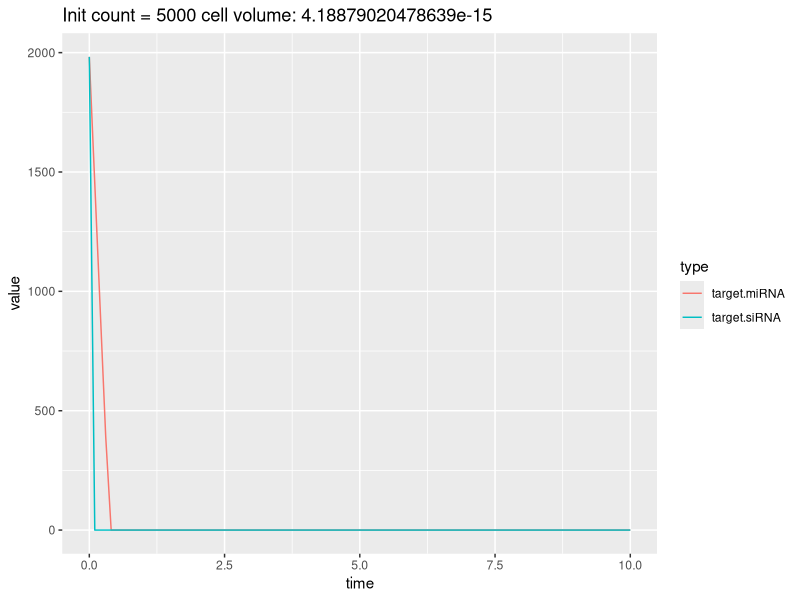
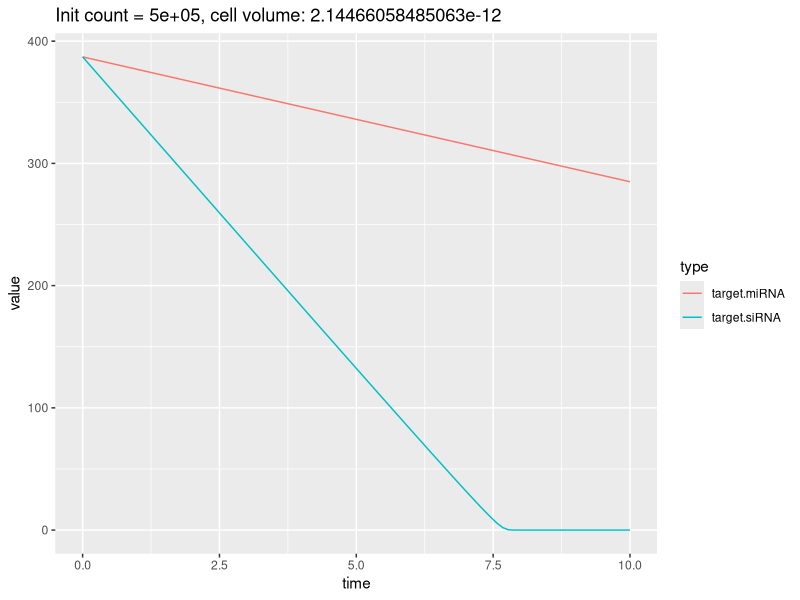

Source code (R) for these figures, in order: (Note: this script raises an error after producing the figures.)
## ---- chunk 1
library(deSolve)
library(tidyverse)
## ---- chunk 2
nanomole <- 6.022e14

params_miRNA_base <- c(
  K_M = 1.7,
  k_cat = 7.8e-2,
  k_on = 3.9e8,
  E_0_amount = 1.7e5 / nanomole)

params_siRNA_base <- params_miRNA_base
params_siRNA_base["k_cat"] <- params_siRNA_base["k_cat"] * 5

params_miRNA_base["k_off"] <- params_miRNA_base["K_M"] * params_miRNA_base["k_on"] - params_miRNA_base["k_cat"]
params_siRNA_base["k_off"] <- params_miRNA_base["K_M"] * params_miRNA_base["k_on"] - params_miRNA_base["k_cat"]

RNA_count_normal <- 5000
cell_radius <- 10e-6 
cell_volume <- (4/3)*pi* cell_radius^3

RNA_count_oocyte <- 5e5
oocyte_radius <- 80e-6 
oocyte_volume <- (4/3)*pi* oocyte_radius^3

times <- seq(0,10, length.out = 100)

## ---- chunk 3


mm_cleaveage <- function(t, state, parameters) {
  with(as.list(c(state, parameters)), {
    V_max <- k_cat * (E_0_amount / cell_volume)
    rate_product <- (V_max * target) / (K_M + target)
    list(-rate_product)
  })
}


params_miRNA <- params_miRNA_base
params_miRNA["cell_volume"] <- cell_volume

params_siRNA <- params_siRNA_base
params_siRNA["cell_volume"] <- cell_volume

state <- c(target = RNA_count_normal / (nanomole * cell_volume))

out.miRNA <- ode(y = state, times = times, func = mm_cleaveage, parms = params_miRNA)
out.siRNA <- ode(y = state, times = times, func = mm_cleaveage, parms = params_siRNA)

out.miRNA %>% as.data.frame() %>% rename(target.miRNA = target) %>% mutate(target.siRNA = out.siRNA[,"target"]) %>% gather("type", "value", -time) %>% ggplot(aes(x = time, y = value, color = type)) + geom_line() + ggtitle(paste0("Init count = ", RNA_count_normal, " cell volume: ", cell_volume))


params_miRNA <- params_miRNA_base
params_miRNA["cell_volume"] <- oocyte_volume

params_siRNA <- params_siRNA_base
params_siRNA["cell_volume"] <- oocyte_volume

state <- c(target = RNA_count_oocyte / (nanomole * oocyte_volume))

out.miRNA.oo <- ode(y = state, times = times, func = mm_cleaveage, parms = params_miRNA)
out.siRNA.oo <- ode(y = state, times = times, func = mm_cleaveage, parms = params_siRNA)

out.miRNA.oo %>% as.data.frame() %>% rename(target.miRNA = target) %>% mutate(target.siRNA = out.siRNA.oo[,"target"]) %>% gather("type", "value", -time) %>% ggplot(aes(x = time, y = value, color = type)) + geom_line() + ggtitle(paste0("Init count = ", RNA_count_oocyte, ", cell volume: ", oocyte_volume))

## ---- chunk 4
synthesis <- 0

cleaveage_synthesis <- function(t, state, parameters) {
  with(as.list(c(state, parameters)), {
    enzyme <- -k_on * enzyme * target + k_off * complex + k_cat * complex
    target <- -k_on * enzyme * target + k_off * complex +                  (synthesis / cell_volume)
    complex <- k_on * enzyme * target - k_off * complex - k_cat * complex
    list(c(target, enzyme, complex))
  })
}

params_miRNA <- params_miRNA_base
params_miRNA["cell_volume"] <- cell_volume
params_miRNA["synthesis"] <- synthesis

params_siRNA <- params_siRNA_base
params_siRNA["cell_volume"] <- cell_volume
params_siRNA["synthesis"] <- synthesis

state <- c(target = RNA_count_normal / (nanomole * oocyte_volume), enzyme = params_miRNA["E_0_amount"] / params_miRNA["cell_volume"], complex = 0)

out.miRNA <- ode(y = state, times = times, func = cleaveage_synthesis, parms = params_miRNA)
out.siRNA <- ode(y = state, times = times, func = cleaveage_synthesis, parms = params_siRNA)

out.miRNA %>% as.data.frame() %>% rename(target.miRNA = target) %>% mutate(target.siRNA = out.siRNA[,"target"]) %>% gather("type", "value", -time) %>% ggplot(aes(x = time, y = value, color = type)) + geom_line() + ggtitle(paste0("Init count = ", RNA_count_normal, " cell volume: ", cell_volume))
